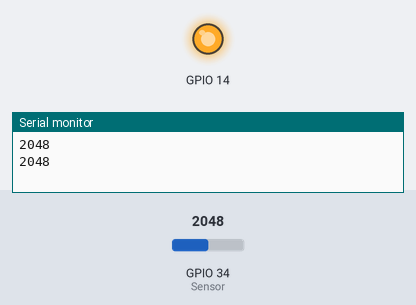
The sketch below on a simulated ESP32. Parts: output pins drawn as LEDs (lit = HIGH), the last lines printed to the serial monitor. The test bench sets the inputs (shaded band); at power-on: GPIO 34 (Sensor) = 2048.

Above: at 1.8 s.
1.9 s: GPIO 34 (Sensor) set to 1686
3.4 s: GPIO 34 (Sensor) set to 1549
At 5.2 s:
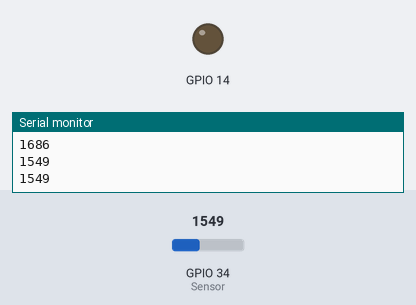
5.5 s: GPIO 34 (Sensor) set to 1911
7.2 s: GPIO 34 (Sensor) set to 2013
At 8.5 s:
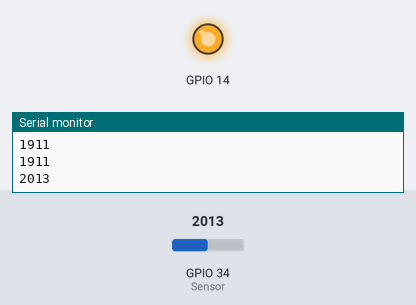
9.5 s: GPIO 34 (Sensor) set to 1228
At 11.2 s:
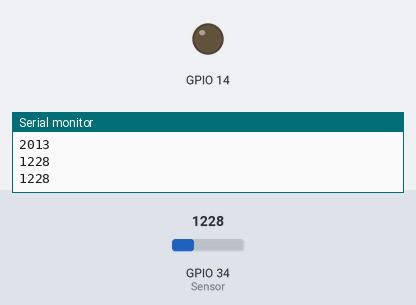
Timing chart, 0 to 12.5 s (numbered marks = the images above; inputs shaded):
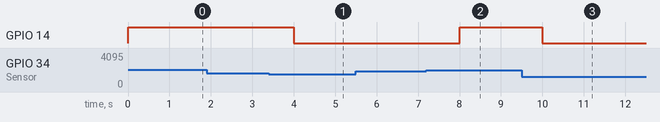

The sketch:

moisture.ino
```cpp
const int AirValue = 3300;   //moiture value from sensor when it is in the air
const int WaterValue = 0;  //moiture value from sensor when it is in the water
int soilMoistureValue = 0;
int soilmoisturepercent=0;

void setup() {
  pinMode(14,OUTPUT);
  Serial.begin(9600); // open serial port, set the baud rate to 9600 bps


}
void loop() {
soilMoistureValue = analogRead(34);  //put Sensor insert into soil
Serial.println(soilMoistureValue);
soilmoisturepercent = map(soilMoistureValue, AirValue, WaterValue, 0, 100);
if(soilmoisturepercent < 40)
{
  digitalWrite(14,HIGH);
}
else if(soilmoisturepercent > 50)
{
  digitalWrite(14,LOW);
}
  delay(1000);          //delay 1 sec
}
```

Measured:
- the behaviour switches between 1618 and 1617 on GPIO 34 (Sensor) (found by bisection; images 0 and 1)
- the behaviour switches between 1980 and 1981 on GPIO 34 (Sensor) (found by bisection; images 1 and 2)
- after the input at 3.4 s, GPIO 14: HIGH → LOW after 0.60 s
- after the input at 7.2 s, GPIO 14: LOW → HIGH after 0.80 s
- after the input at 9.5 s, GPIO 14: HIGH → LOW after 0.50 s
